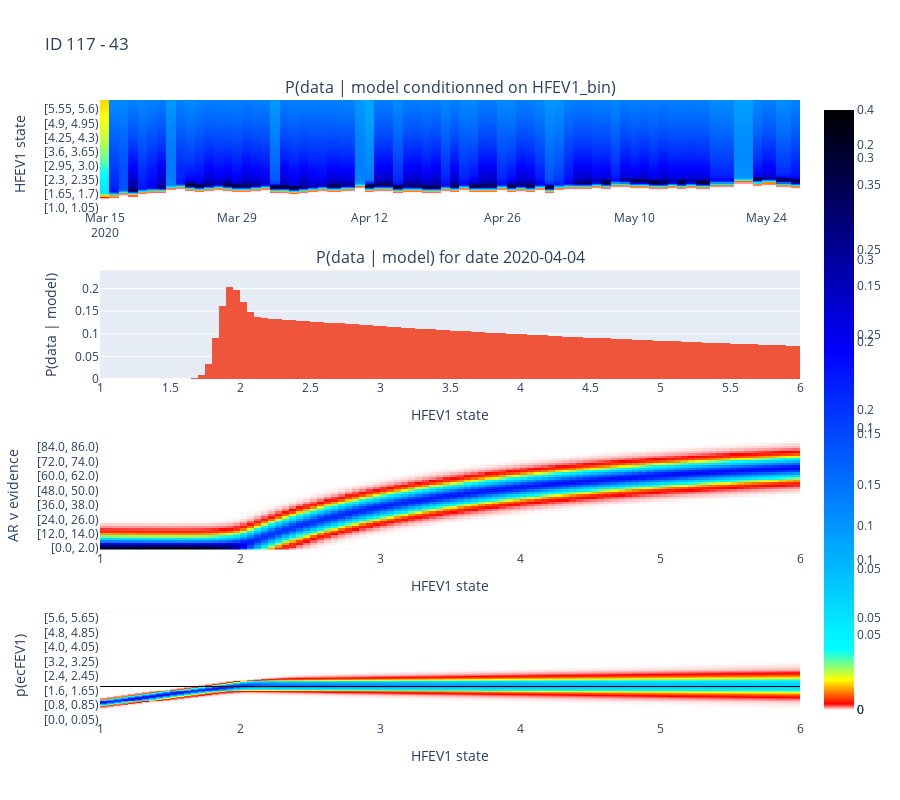

Write notebook code for a chart like this one.
### Code cell
# plot a heatmap of log_p_D_given_M, using the same colour scale as above
df1 = pd.DataFrame(
    data=np.exp(log_p_D_given_M),
    columns=HFEV1.get_bins_str(),
    index=dftmp["Date Recorded"].apply(lambda date: date.strftime("%Y-%m-%d")),
)

idx = 20
fig = make_subplots(
    rows=4,
    subplot_titles=[
        "P(data | model conditionned on HFEV1_bin)",
        f"P(data | model) for date {df1.index[idx]}",
        # 'Evolution of airway resistance with HFEV1 instantiation'
    ],
    vertical_spacing=0.1,
)
colorscale = [
    [0, "white"],
    [0.01, "red"],
    [0.05, "yellow"],
    [0.1, "cyan"],
    [0.6, "blue"],
    [1, "black"],
]

fig.add_trace(
    go.Heatmap(z=df1.T, x=df1.index, y=df1.columns, coloraxis="coloraxis1"),
    row=1,
    col=1,
)
fig.update_yaxes(title=f"HFEV1 state", row=1, col=1)

ih.plot_histogram(fig, HFEV1, np.exp(log_p_D_given_M[idx, :]), 1, 6, 2, 1, annot=True)
# x axis for row 2: HFEV1 posterior when HFEV1 instanciated to 10
fig.update_xaxes(title=f"HFEV1 state", row=2, col=1)
fig.update_yaxes(title=f"P(data | model)", row=2, col=1)

df2 = pd.DataFrame(
    data=res_dict["vevidence_ar"][idx, :, :].T,
    # data=AR_given_M_and_all_D[idx, :, :].T,
    columns=AR.get_bins_str(),
    index=HFEV1.midbins,
)
fig.add_trace(
    go.Heatmap(z=df2.T, x=df2.index, y=df2.columns, coloraxis="coloraxis2"),
    row=3,
    col=1,
)
fig.update_xaxes(title=f"HFEV1 state", row=3, col=1)
fig.update_yaxes(title=f"AR v evidence", row=3, col=1)

ecFEV1_dist_with_obs = res_dict["ecFEV1"]
for i, obs in enumerate(dftmp["idx ecFEV1 (L)"].values):
    ecFEV1_dist_with_obs[i, obs, :] = 0.4

df3 = pd.DataFrame(
    data=ecFEV1_dist_with_obs[idx, :, :].T,
    # data=AR_given_M_and_all_D[idx, :, :].T,
    columns=ecFEV1.get_bins_str(),
    index=HFEV1.midbins,
)

fig.add_trace(
    go.Heatmap(z=df3.T, x=df3.index, y=df3.columns, coloraxis="coloraxis3",),
    row=4,
    col=1,
)
fig.update_xaxes(title=f"HFEV1 state", row=4, col=1)
fig.update_yaxes(title=f"p(ecFEV1)", row=4, col=1)

# Set colorscale for color axis
fig.update_layout(
    coloraxis1=dict(colorscale=colorscale),
    coloraxis2=dict(colorscale=colorscale),
    coloraxis3=dict(colorscale=colorscale),
)


title = f"ID {dftmp.ID.iloc[0]} - {obs}"
fig.update_layout(height=800, title=title)

fig.show()

### Figure 1 — Plotly figure (JSON) as saved in the notebook; plotly's stock layout.template omitted (floating-point values rounded to 4 significant figures; data arrays with more than 128 entries replaced by an {"elided": "..."} marker saying what was removed)
{"data": [{"coloraxis": "coloraxis", "type": "heatmap", "x": ["2020-03-15", "2020-03-16", "2020-03-17", "2020-03-18", "2020-03-19", "2020-03-20", "2020-03-21", "2020-03-22", "2020-03-23", "2020-03-24", "2020-03-25", "2020-03-26", "2020-03-27", "2020-03-28", "2020-03-29", "2020-03-30", "2020-03-31", "2020-04-01", "2020-04-02", "2020-04-03", "2020-04-04", "2020-04-05", "2020-04-06", "2020-04-07", "2020-04-08", "2020-04-10", "2020-04-11", "2020-04-12", "2020-04-13", "2020-04-14", "2020-04-15", "2020-04-16", "2020-04-17", "2020-04-18", "2020-04-19", "2020-04-20", "2020-04-21", "2020-04-22", "2020-04-23", "2020-04-24", "2020-04-25", "2020-04-26", "2020-04-27", "2020-04-28", "2020-04-29", "2020-04-30", "2020-05-01", "2020-05-02", "2020-05-03", "2020-05-04", "2020-05-05", "2020-05-06", "2020-05-07", "2020-05-08", "2020-05-09", "2020-05-10", "2020-05-11", "2020-05-12", "2020-05-13", "2020-05-14", "2020-05-15", "2020-05-16", "2020-05-17", "2020-05-19", "2020-05-22", "2020-05-23", "2020-05-24", "2020-05-26", "2020-05-27"], "xaxis": "x", "y": ["[1.0, 1.05)", "[1.05, 1.1)", "[1.1, 1.15)", "[1.15, 1.2)", "[1.2, 1.25)", "[1.25, 1.3)", "[1.3, 1.35)", "[1.35, 1.4)", "[1.4, 1.45)", "[1.45, 1.5)", "[1.5, 1.55)", "[1.55, 1.6)", "[1.6, 1.65)", "[1.65, 1.7)", "[1.7, 1.75)", "[1.75, 1.8)", "[1.8, 1.85)", "[1.85, 1.9)", "[1.9, 1.95)", "[1.95, 2.0)", "[2.0, 2.05)", "[2.05, 2.1)", "[2.1, 2.15)", "[2.15, 2.2)", "[2.2, 2.25)", "[2.25, 2.3)", "[2.3, 2.35)", "[2.35, 2.4)", "[2.4, 2.45)", "[2.45, 2.5)", "[2.5, 2.55)", "[2.55, 2.6)", "[2.6, 2.65)", "[2.65, 2.7)", "[2.7, 2.75)", "[2.75, 2.8)", "[2.8, 2.85)", "[2.85, 2.9)", "[2.9, 2.95)", "[2.95, 3.0)", "[3.0, 3.05)", "[3.05, 3.1)", "[3.1, 3.15)", "[3.15, 3.2)", "[3.2, 3.25)", "[3.25, 3.3)", "[3.3, 3.35)", "[3.35, 3.4)", "[3.4, 3.45)", "[3.45, 3.5)", "[3.5, 3.55)", "[3.55, 3.6)", "[3.6, 3.65)", "[3.65, 3.7)", "[3.7, 3.75)", "[3.75, 3.8)", "[3.8, 3.85)", "[3.85, 3.9)", "[3.9, 3.95)", "[3.95, 4.0)", "[4.0, 4.05)", "[4.05, 4.1)", "[4.1, 4.15)", "[4.15, 4.2)", "[4.2, 4.25)", "[4.25, 4.3)", "[4.3, 4.35)", "[4.35, 4.4)", "[4.4, 4.45)", "[4.45, 4.5)", "[4.5, 4.55)", "[4.55, 4.6)", "[4.6, 4.65)", "[4.65, 4.7)", "[4.7, 4.75)", "[4.75, 4.8)", "[4.8, 4.85)", "[4.85, 4.9)", "[4.9, 4.95)", "[4.95, 5.0)", "[5.0, 5.05)", "[5.05, 5.1)", "[5.1, 5.15)", "[5.15, 5.2)", "[5.2, 5.25)", "[5.25, 5.3)", "[5.3, 5.35)", "[5.35, 5.4)", "[5.4, 5.45)", "[5.45, 5.5)", "[5.5, 5.55)", "[5.55, 5.6)", "[5.6, 5.65)", "[5.65, 5.7)", "[5.7, 5.75)", "[5.75, 5.8)", "[5.8, 5.85)", "[5.85, 5.9)", "[5.9, 5.95)", "[5.95, 6.0)"], "yaxis": "y", "z": {"elided": "100x69 float values"}}, {"histfunc": "sum", "type": "histogram", "x": [1, 1.05, 1.1, 1.15, 1.2, 1.25, 1.3, 1.35, 1.4, 1.45, 1.5, 1.55, 1.6, 1.65, 1.7, 1.75, 1.8, 1.85, 1.9, 1.95, 2.0, 2.05, 2.1, 2.15, 2.2, 2.25, 2.3, 2.35, 2.4, 2.45, 2.5, 2.55, 2.6, 2.65, 2.7, 2.75, 2.8, 2.85, 2.9, 2.95, 3.0, 3.05, 3.1, 3.15, 3.2, 3.25, 3.3, 3.35, 3.4, 3.45, 3.5, 3.55, 3.6, 3.65, 3.7, 3.75, 3.8, 3.85, 3.9, 3.95, 4.0, 4.05, 4.1, 4.15, 4.2, 4.25, 4.3, 4.35, 4.4, 4.45, 4.5, 4.55, 4.6, 4.65, 4.7, 4.75, 4.8, 4.85, 4.9, 4.95, 5.0, 5.05, 5.1, 5.15, 5.2, 5.25, 5.3, 5.35, 5.4, 5.45, 5.5, 5.55, 5.6, 5.65, 5.7, 5.75, 5.8, 5.85, 5.9, 5.95], "xaxis": "x2", "xbins": {"end": 6, "size": 0.05, "start": 1}, "y": [1.253e-34, 7.366e-31, 2.532e-27, 5.096e-24, 6.004e-21, 4.148e-18, 1.683e-15, 4.017e-13, 5.647e-11, 4.688e-09, 2.306e-07, 6.755e-06, 0.0001187, 0.001263, 0.008268, 0.03399, 0.09028, 0.161, 0.2033, 0.198, 0.1696, 0.1476, 0.1381, 0.1348, 0.1332, 0.1319, 0.131, 0.1301, 0.129, 0.1275, 0.1265, 0.1261, 0.1249, 0.1234, 0.123, 0.1216, 0.1207, 0.1197, 0.1188, 0.1176, 0.1169, 0.1155, 0.1151, 0.1134, 0.1132, 0.1114, 0.1113, 0.1097, 0.1091, 0.1083, 0.1069, 0.1066, 0.1054, 0.1044, 0.1038, 0.1027, 0.1019, 0.1011, 0.1003, 0.09931, 0.09868, 0.09795, 0.09677, 0.09642, 0.09538, 0.09482, 0.09377, 0.09329, 0.09242, 0.09175, 0.09098, 0.09023, 0.0897, 0.08881, 0.08827, 0.08756, 0.0867, 0.08652, 0.08533, 0.08502, 0.08437, 0.08339, 0.08335, 0.08238, 0.08166, 0.08147, 0.08055, 0.07995, 0.07968, 0.07896, 0.07831, 0.07782, 0.07729, 0.07671, 0.07622, 0.07573, 0.07525, 0.07476, 0.07393, 0.07356], "yaxis": "y2"}, {"coloraxis": "coloraxis2", "type": "heatmap", "x": [1.025, 1.075, 1.125, 1.175, 1.225, 1.275, 1.325, 1.375, 1.425, 1.475, 1.525, 1.575, 1.625, 1.675, 1.725, 1.775, 1.825, 1.875, 1.925, 1.975, 2.025, 2.075, 2.125, 2.175, 2.225, 2.275, 2.325, 2.375, 2.425, 2.475, 2.525, 2.575, 2.625, 2.675, 2.725, 2.775, 2.825, 2.875, 2.925, 2.975, 3.025, 3.075, 3.125, 3.175, 3.225, 3.275, 3.325, 3.375, 3.425, 3.475, 3.525, 3.575, 3.625, 3.675, 3.725, 3.775, 3.825, 3.875, 3.925, 3.975, 4.025, 4.075, 4.125, 4.175, 4.225, 4.275, 4.325, 4.375, 4.425, 4.475, 4.525, 4.575, 4.625, 4.675, 4.725, 4.775, 4.825, 4.875, 4.925, 4.975, 5.025, 5.075, 5.125, 5.175, 5.225, 5.275, 5.325, 5.375, 5.425, 5.475, 5.525, 5.575, 5.625, 5.675, 5.725, 5.775, 5.825, 5.875, 5.925, 5.975], "xaxis": "x3", "y": ["[0.0, 2.0)", "[2.0, 4.0)", "[4.0, 6.0)", "[6.0, 8.0)", "[8.0, 10.0)", "[10.0, 12.0)", "[12.0, 14.0)", "[14.0, 16.0)", "[16.0, 18.0)", "[18.0, 20.0)", "[20.0, 22.0)", "[22.0, 24.0)", "[24.0, 26.0)", "[26.0, 28.0)", "[28.0, 30.0)", "[30.0, 32.0)", "[32.0, 34.0)", "[34.0, 36.0)", "[36.0, 38.0)", "[38.0, 40.0)", "[40.0, 42.0)", "[42.0, 44.0)", "[44.0, 46.0)", "[46.0, 48.0)", "[48.0, 50.0)", "[50.0, 52.0)", "[52.0, 54.0)", "[54.0, 56.0)", "[56.0, 58.0)", "[58.0, 60.0)", "[60.0, 62.0)", "[62.0, 64.0)", "[64.0, 66.0)", "[66.0, 68.0)", "[68.0, 70.0)", "[70.0, 72.0)", "[72.0, 74.0)", "[74.0, 76.0)", "[76.0, 78.0)", "[78.0, 80.0)", "[80.0, 82.0)", "[82.0, 84.0)", "[84.0, 86.0)", "[86.0, 88.0)", "[88.0, 90.0)"], "yaxis": "y3", "z": {"elided": "45x100 float values"}}, {"coloraxis": "coloraxis3", "type": "heatmap", "x": [1.025, 1.075, 1.125, 1.175, 1.225, 1.275, 1.325, 1.375, 1.425, 1.475, 1.525, 1.575, 1.625, 1.675, 1.725, 1.775, 1.825, 1.875, 1.925, 1.975, 2.025, 2.075, 2.125, 2.175, 2.225, 2.275, 2.325, 2.375, 2.425, 2.475, 2.525, 2.575, 2.625, 2.675, 2.725, 2.775, 2.825, 2.875, 2.925, 2.975, 3.025, 3.075, 3.125, 3.175, 3.225, 3.275, 3.325, 3.375, 3.425, 3.475, 3.525, 3.575, 3.625, 3.675, 3.725, 3.775, 3.825, 3.875, 3.925, 3.975, 4.025, 4.075, 4.125, 4.175, 4.225, 4.275, 4.325, 4.375, 4.425, 4.475, 4.525, 4.575, 4.625, 4.675, 4.725, 4.775, 4.825, 4.875, 4.925, 4.975, 5.025, 5.075, 5.125, 5.175, 5.225, 5.275, 5.325, 5.375, 5.425, 5.475, 5.525, 5.575, 5.625, 5.675, 5.725, 5.775, 5.825, 5.875, 5.925, 5.975], "xaxis": "x4", "y": ["[0.0, 0.05)", "[0.05, 0.1)", "[0.1, 0.15)", "[0.15, 0.2)", "[0.2, 0.25)", "[0.25, 0.3)", "[0.3, 0.35)", "[0.35, 0.4)", "[0.4, 0.45)", "[0.45, 0.5)", "[0.5, 0.55)", "[0.55, 0.6)", "[0.6, 0.65)", "[0.65, 0.7)", "[0.7, 0.75)", "[0.75, 0.8)", "[0.8, 0.85)", "[0.85, 0.9)", "[0.9, 0.95)", "[0.95, 1.0)", "[1.0, 1.05)", "[1.05, 1.1)", "[1.1, 1.15)", "[1.15, 1.2)", "[1.2, 1.25)", "[1.25, 1.3)", "[1.3, 1.35)", "[1.35, 1.4)", "[1.4, 1.45)", "[1.45, 1.5)", "[1.5, 1.55)", "[1.55, 1.6)", "[1.6, 1.65)", "[1.65, 1.7)", "[1.7, 1.75)", "[1.75, 1.8)", "[1.8, 1.85)", "[1.85, 1.9)", "[1.9, 1.95)", "[1.95, 2.0)", "[2.0, 2.05)", "[2.05, 2.1)", "[2.1, 2.15)", "[2.15, 2.2)", "[2.2, 2.25)", "[2.25, 2.3)", "[2.3, 2.35)", "[2.35, 2.4)", "[2.4, 2.45)", "[2.45, 2.5)", "[2.5, 2.55)", "[2.55, 2.6)", "[2.6, 2.65)", "[2.65, 2.7)", "[2.7, 2.75)", "[2.75, 2.8)", "[2.8, 2.85)", "[2.85, 2.9)", "[2.9, 2.95)", "[2.95, 3.0)", "[3.0, 3.05)", "[3.05, 3.1)", "[3.1, 3.15)", "[3.15, 3.2)", "[3.2, 3.25)", "[3.25, 3.3)", "[3.3, 3.35)", "[3.35, 3.4)", "[3.4, 3.45)", "[3.45, 3.5)", "[3.5, 3.55)", "[3.55, 3.6)", "[3.6, 3.65)", "[3.65, 3.7)", "[3.7, 3.75)", "[3.75, 3.8)", "[3.8, 3.85)", "[3.85, 3.9)", "[3.9, 3.95)", "[3.95, 4.0)", "[4.0, 4.05)", "[4.05, 4.1)", "[4.1, 4.15)", "[4.15, 4.2)", "[4.2, 4.25)", "[4.25, 4.3)", "[4.3, 4.35)", "[4.35, 4.4)", "[4.4, 4.45)", "[4.45, 4.5)", "[4.5, 4.55)", "[4.55, 4.6)", "[4.6, 4.65)", "[4.65, 4.7)", "[4.7, 4.75)", "[4.75, 4.8)", "[4.8, 4.85)", "[4.85, 4.9)", "[4.9, 4.95)", "[4.95, 5.0)", "[5.0, 5.05)", "[5.05, 5.1)", "[5.1, 5.15)", "[5.15, 5.2)", "[5.2, 5.25)", "[5.25, 5.3)", "[5.3, 5.35)", "[5.35, 5.4)", "[5.4, 5.45)", "[5.45, 5.5)", "[5.5, 5.55)", "[5.55, 5.6)", "[5.6, 5.65)", "[5.65, 5.7)", "[5.7, 5.75)", "[5.75, 5.8)", "[5.8, 5.85)", "[5.85, 5.9)", "[5.9, 5.95)", "[5.95, 6.0)"], "yaxis": "y4", "z": {"elided": "120x100 float values"}}], "layout": {"annotations": [{"font": {"size": 16}, "showarrow": false, "text": "P(data | model conditionned on HFEV1_bin)", "x": 0.5, "xanchor": "center", "xref": "paper", "y": 1, "yanchor": "bottom", "yref": "paper"}, {"font": {"size": 16}, "showarrow": false, "text": "P(data | model) for date 2020-04-04", "x": 0.5, "xanchor": "center", "xref": "paper", "y": 0.725, "yanchor": "bottom", "yref": "paper"}, {"font": {"size": 8}, "showarrow": false, "text": "32.13", "x": 32.13, "xref": "x2", "y": 0.2236, "yref": "y2"}], "coloraxis": {"colorscale": [[0, "white"], [0.01, "red"], [0.05, "yellow"], [0.1, "cyan"], [0.6, "blue"], [1, "black"]]}, "coloraxis2": {"colorscale": [[0, "white"], [0.01, "red"], [0.05, "yellow"], [0.1, "cyan"], [0.6, "blue"], [1, "black"]]}, "coloraxis3": {"colorscale": [[0, "white"], [0.01, "red"], [0.05, "yellow"], [0.1, "cyan"], [0.6, "blue"], [1, "black"]]}, "height": 800, "title": {"text": "ID 117 - 43"}, "xaxis": {"anchor": "y", "domain": [0, 1]}, "xaxis2": {"anchor": "y2", "domain": [0, 1], "nticks": 20, "range": [1, 6], "title": {"text": "HFEV1 state"}}, "xaxis3": {"anchor": "y3", "domain": [0, 1], "title": {"text": "HFEV1 state"}}, "xaxis4": {"anchor": "y4", "domain": [0, 1], "title": {"text": "HFEV1 state"}}, "yaxis": {"anchor": "x", "domain": [0.825, 1], "title": {"text": "HFEV1 state"}}, "yaxis2": {"anchor": "x2", "domain": [0.55, 0.725], "title": {"text": "P(data | model)"}}, "yaxis3": {"anchor": "x3", "domain": [0.275, 0.45], "title": {"text": "AR v evidence"}}, "yaxis4": {"anchor": "x4", "domain": [0, 0.175], "title": {"text": "p(ecFEV1)"}}}}
